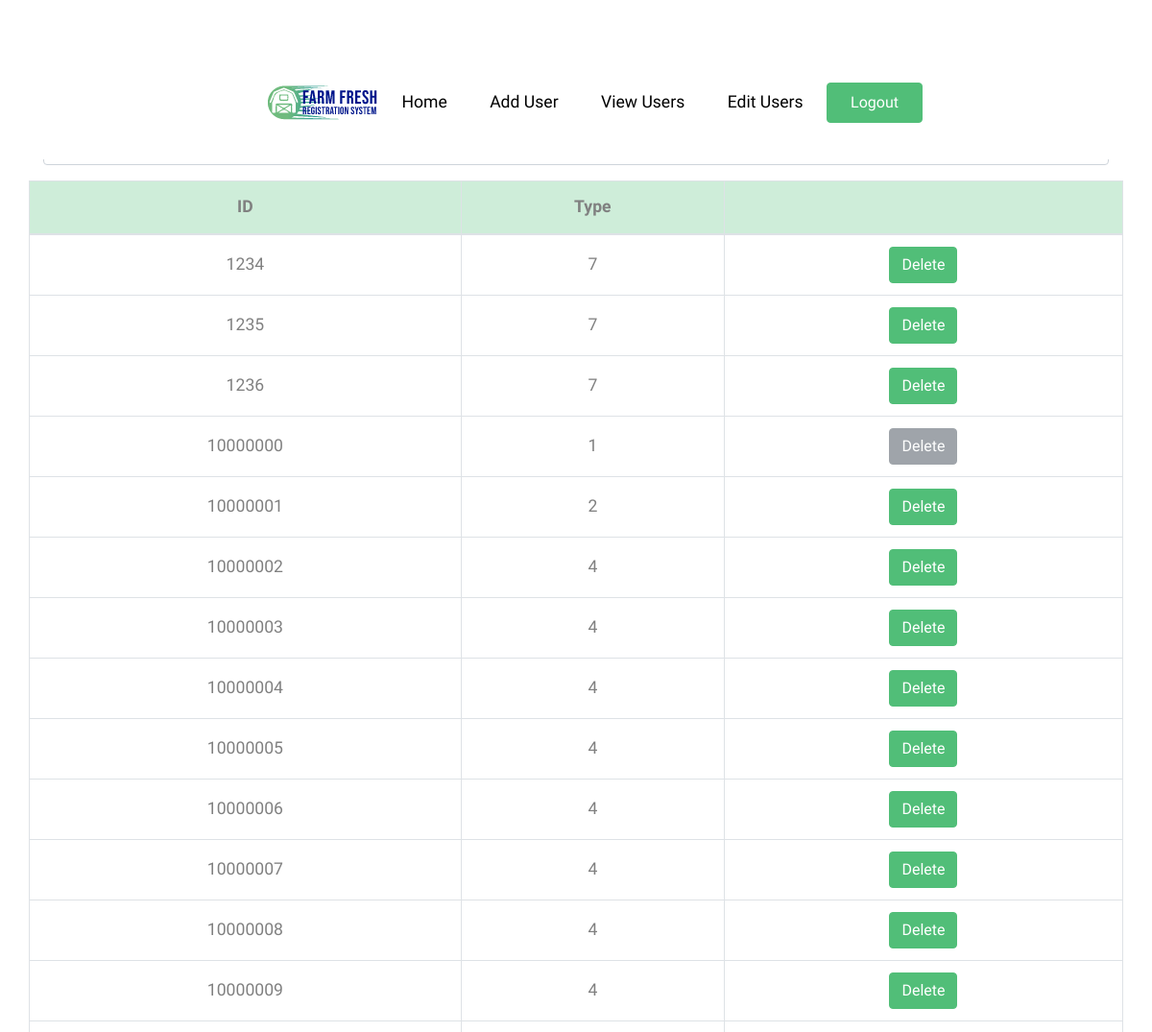
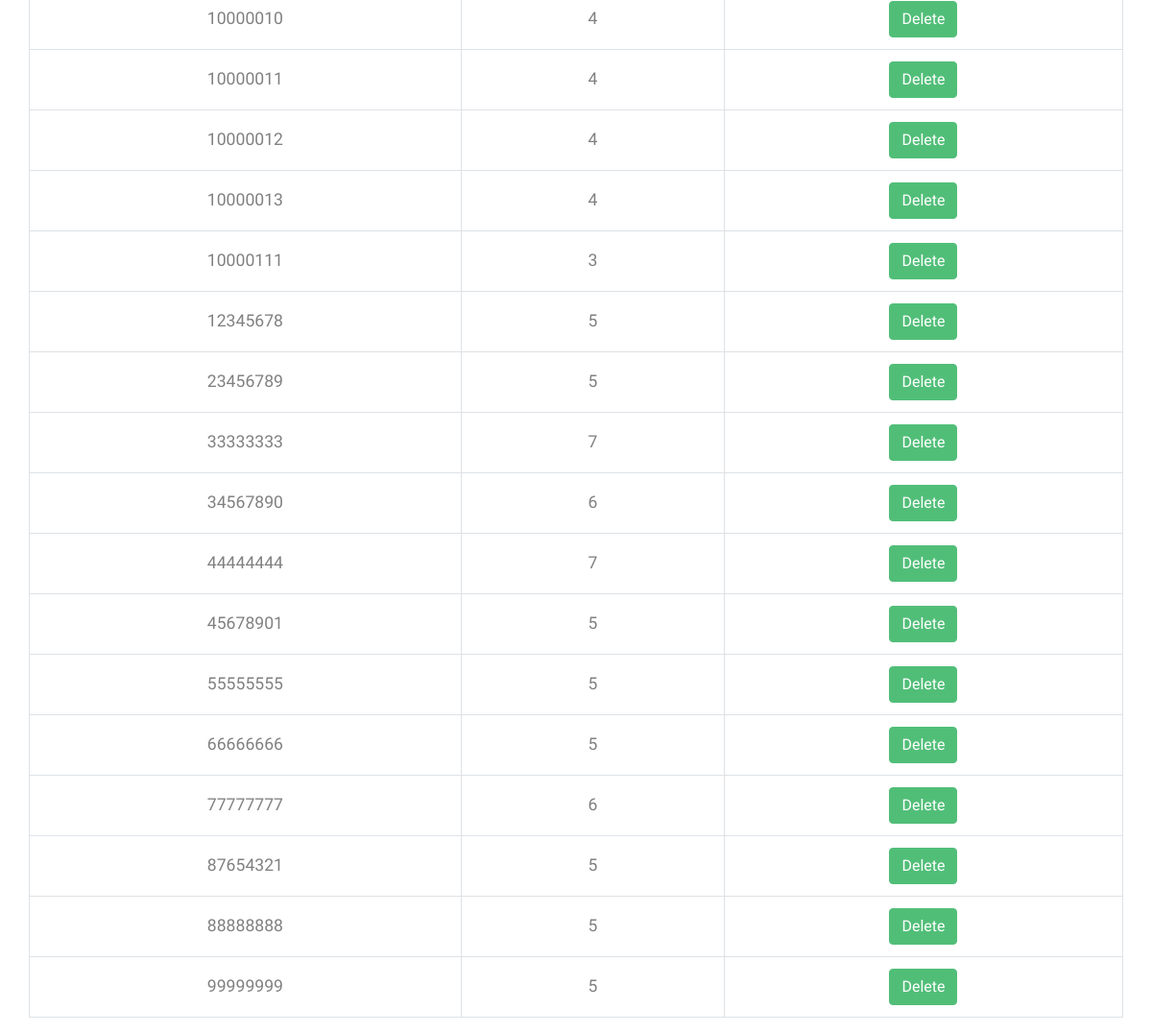
The app's page /users.php (signed in) with its own data (2 pictures, top to bottom).
### tables this page shows
create table users(
id int UNIQUE,
p_level int NOT NULL,  
password varchar(20) NOT NULL,
primary key (id)
);

### users.php (the view, shortened to what this page needs)
<?php
require_once ('header.php');
$dbc = mysqli_connect(DB_HOST, DB_USER, DB_PASSWORD, DB_NAME);
?>
<!DOCTYPE html>
<html lang="en">
<head>
</head>
<body>
	<div class="container mt-5">
		<h1 class="text-primary"> Users </h1> <br>
		<div class="row mt-3">
			<table class="table table-bordered">
				<thead>
					<tr class="text-center table-primary">
						<th scope="col"> ID </th>
						<th scope="col"> Type </th>
						<th> </th>
					</tr>
				</thead>
				<tbody id="users_table">
			<?php
				$query = 'SELECT id, p_level
						  FROM users';
				$users = mysqli_query ($dbc, $query);
				while ($users && $u = mysqli_fetch_assoc ($users)) {
					echo '<tr class="text-center">';
					foreach ($u as $data) {
						echo '<td class="align-middle">' . $data . '</td>';
					}
					echo '<td class="align-middle">';
					if ($u['p_level'] == 1) {
						echo '<button class="btn btn-secondary" disabled> Delete </button>';
					} else {
						echo '<a href="users.php?id='. $u['id'] .'" class="btn btn-primary"> Delete </a>';
					}
					echo '</td> </tr>';
				}
			?>
				</tbody>
			</table>
		</div>
	</div>
</body>
</html>

### css/style.css (style rules this page uses)
body { line-height: 1.7; color: gray; font-weight: 300; font-size: 1.1rem; }
a { -webkit-transition: .3s all ease; -o-transition: .3s all ease; transition: .3s all ease; }
h1, h2, h3, h4, h5, .h1, .h2, .h3, .h4, .h5 { font-family: "Muli", -apple-system, BlinkMacSystemFont, "Segoe UI", Roboto, "Helvetica Neue", Arial, sans-serif, "Apple Color Emoji", "Segoe UI Emoji", "Segoe UI Symbol", "Noto Color Emoji"; }

### records on screen
users: id "1234", p_level "7"
users: id "1235", p_level "7"
users: id "1236", p_level "7"
users: id "10000000", p_level "1", shows "Delete"
users: id "10000001", p_level "2"
users: id "10000002", p_level "4"
users: id "10000003", p_level "4"
users: id "10000004", p_level "4"
users: id "10000005", p_level "4"
users: id "10000006", p_level "4"
users: id "10000007", p_level "4"
users: id "10000008", p_level "4"
users: id "10000009", p_level "4"
users: id "10000010", p_level "4"
users: id "10000011", p_level "4"
users: id "10000012", p_level "4"
users: id "10000013", p_level "4"
users: id "10000111", p_level "3"
users: id "12345678", p_level "5"
users: id "23456789", p_level "5"
users: id "33333333", p_level "7"
users: id "34567890", p_level "6"
users: id "44444444", p_level "7"
users: id "45678901", p_level "5"
users: id "55555555", p_level "5"
users: id "66666666", p_level "5"
users: id "77777777", p_level "6"
users: id "87654321", p_level "5"
users: id "88888888", p_level "5"
users: id "99999999", p_level "5"
